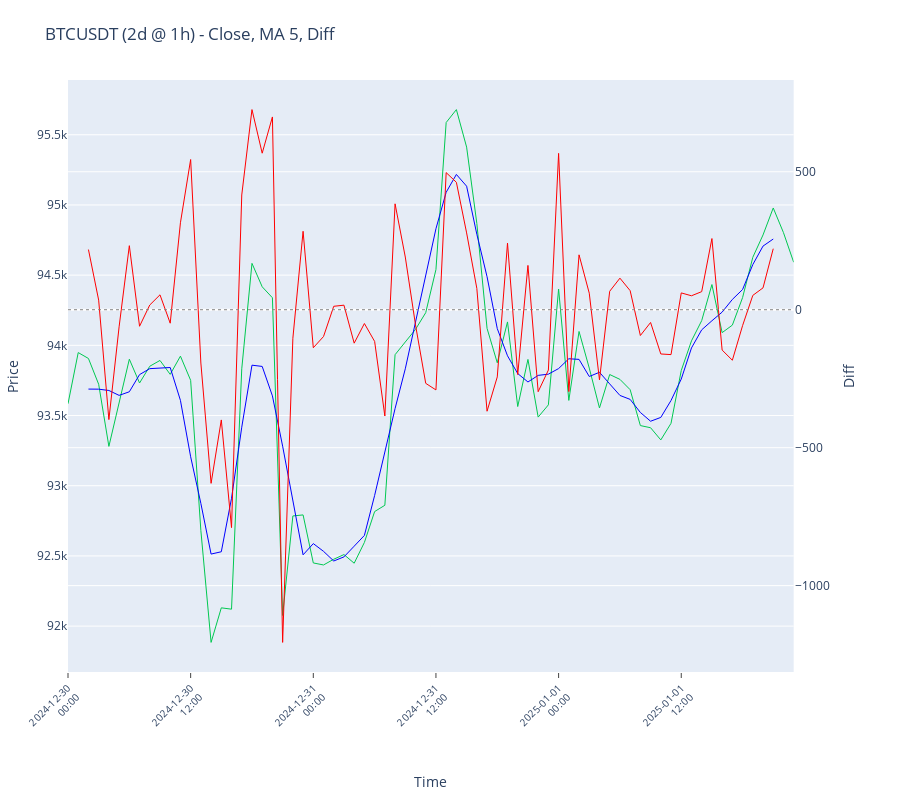

Notebook code for this chart:
### Code cell
# VISUALISATION INTERACTIVE

import plotly.graph_objects as go
from plotly.subplots import make_subplots
import numpy as np

# Paramètre de moyenne mobile (modifiable)
MA_PERIOD = 5

if len(df_btc) > 0:
    # Calculer la moyenne mobile sur les MA_PERIOD dernières périodes
    df_btc[f'ma_{MA_PERIOD}'] = df_btc['close'].rolling(window=MA_PERIOD).mean()
    # Décalage vers la gauche pour aligner (la fin des données n'est pas importante)
    decalage = MA_PERIOD // 2
    df_btc[f'ma_{MA_PERIOD}_shifted'] = df_btc[f'ma_{MA_PERIOD}'].shift(-decalage)

    # Calculer la différence entre close et la MA décalée
    df_btc['diff_close_ma'] = df_btc['close'] - df_btc[f'ma_{MA_PERIOD}_shifted']

    # (FFT supprimée — nous conservons seulement la série des différences)
    difference_values = df_btc['diff_close_ma'].dropna().values

    # --- Création d'un seul subplot avec deux axes Y (price + diff) ---
    fig = make_subplots(
        rows=1,
        cols=1,
        shared_xaxes=True,
        specs=[[{"secondary_y": True}]],
    )

    # Prix + MA sur l'axe Y principal
    fig.add_trace(
        go.Scatter(x=df_btc.index, y=df_btc['close'], mode='lines', name=f"{SYMBOL} Close", line=dict(color='#00c851', width=1)),
        row=1,
        col=1,
        secondary_y=False,
    )
    fig.add_trace(
        go.Scatter(x=df_btc.index, y=df_btc[f'ma_{MA_PERIOD}_shifted'], mode='lines', name=f"MA {MA_PERIOD} (shifted)", line=dict(color='blue', width=1)),
        row=1,
        col=1,
        secondary_y=False,
    )

    # Différence sur l'axe Y secondaire
    fig.add_trace(
        go.Scatter(x=df_btc.index, y=df_btc['diff_close_ma'], mode='lines', name='Close - MA (shifted)', line=dict(color='red', width=1)),
        row=1,
        col=1,
        secondary_y=True,
    )

    # Ajouter une ligne horizontale fine et pointillée (plus serrée) à y=0 sur l'axe Y secondaire
    try:
        # prefer add_hline when available; use 'dot' pour points serrés et width=1
        fig.add_hline(y=0, line=dict(color='gray', dash='dot', width=1), row=1, col=1, secondary_y=True)
    except Exception:
        # Fallback: ajouter comme shape en référant explicitement à yaxis secondaire (y2)
        try:
            fig.add_shape(
                type='line',
                x0=df_btc.index.min(), x1=df_btc.index.max(),
                y0=0, y1=0,
                xref='x', yref='y2',
                line=dict(color='gray', dash='dot', width=1),
                layer='below'
            )
        except Exception:
            # Si tout échoue, on ignore silencieusement pour ne pas briser l'affichage
            pass

    # Layout improvements
    fig.update_layout(
        height=800,
        showlegend=False,
        legend=dict(orientation='h', yanchor='bottom', y=1.02, xanchor='right', x=1),
        hovermode='x unified',
        title_text=f"{SYMBOL} ({DUREE_JOURS}d @ {INTERVAL}) - Close, MA {MA_PERIOD}, Diff",
        margin=dict(l=60, r=60, t=80, b=120),
    )

    # Axis labels: primary Y = Price, secondary Y = Diff
    fig.update_yaxes(title_text='Price', row=1, col=1, secondary_y=False)
    fig.update_yaxes(title_text='Diff', row=1, col=1, secondary_y=True)

    # Configure X-axis appearance for datetime subplot
    # augmenter title_standoff pour réserver plus d'espace vertical pour le label
    date_xargs = dict(type='date', tickformat="%Y-%m-%d\n%H:%M", tickangle=-45, tickfont=dict(size=10), nticks=8, ticks='outside', showgrid=False, showticklabels=True, title_standoff=40)
    try:
        x0 = df_btc.index.min()
        x1 = df_btc.index.max()
        fig.update_xaxes(range=[x0, x1], title_text='Time', **date_xargs, row=1, col=1)
    except Exception:
        # Fallback: still apply formatting without range
        fig.update_xaxes(title_text='Time', **date_xargs, row=1, col=1)

    # Affichage simple
    try:
        fig.show(renderer='vscode')
    except Exception as e:
        print("Erreur: impossible d'afficher la figure avec le renderer 'vscode'.")
        print("Détail: ", str(e))
